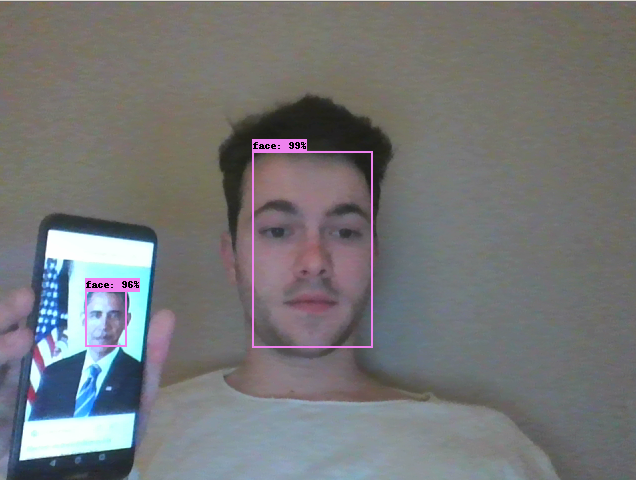
#> input picture Code_python/Code_Python_Phuoc_MobileRobot/img/ex1.png, 636 x 480 px, given in place of the camera
$ python test.py
#> lines starting #> are read from the running program, lines starting #| are printed output that depends on the picture; after the words box and inside, x2 and y2 are one past the last pixel; in counts of white or black regions, pixels touching at a corner belong together
import time
import cv2
import numpy as np
import os
import serial
# hardware work
from imutils.video import FPS
from imutils.video import WebcamVideoStream
ArduinoSerial = serial.Serial('Com7', 9600,timeout=0.2)
# time.sleep(1)

# camera = cv2.VideoCapture(0).start()
camera = WebcamVideoStream(0).start()
fps = FPS().start()

i = 0
quay = 0
def Forward():
    ArduinoSerial.write(('6').encode())

 # Robot Reverse
def Reverse():
    ArduinoSerial.write(('7').encode())


# Robot Turn Right\
def Turnright():
    ArduinoSerial.write(('5').encode())

# Robot Turn Left
def Turnleft():
    ArduinoSerial.write(('8').encode())

 # Robot Stop
def Stop():
    ArduinoSerial.write(('0').encode())

# Image analysis work
def segment_colour(frame):  # returns only the red colors in the frame
    hsv_roi = cv2.cvtColor(frame, cv2.COLOR_BGR2HSV)
    mask_1 = cv2.inRange(hsv_roi, np.array([160, 160, 10]), np.array([190, 255, 255]))
    ycr_roi = cv2.cvtColor(frame, cv2.COLOR_BGR2YCrCb)
    mask_2 = cv2.inRange(ycr_roi, np.array((0., 165., 0.)), np.array((255., 255., 255.)))

    mask = mask_1 | mask_2
    kern_dilate = np.ones((8, 8), np.uint8)
    kern_erode = np.ones((3, 3), np.uint8)
    mask = cv2.erode(mask, kern_erode)  # Eroding
    mask = cv2.dilate(mask, kern_dilate)  # Dilating
    # cv2.imshow('mask',mask)
    return mask


def find_blob(blob):  # returns the red colored circle
    largest_contour = 0
    cont_index = 0
    contours, hierarchy = cv2.findContours(blob, cv2.RETR_CCOMP, cv2.CHAIN_APPROX_SIMPLE)
    for idx, contour in enumerate(contours):
        area = cv2.contourArea(contour)
        if (area > largest_contour):
            largest_contour = area

            cont_index = idx
            # if res>15 and res<18:
            #    cont_index=idx

    r = (0, 0, 2, 2)
    if len(contours) > 0:
        r = cv2.boundingRect(contours[cont_index])

    return r, largest_contour


def target_hist(frame):
    hsv_img = cv2.cvtColor(frame, cv2.COLOR_BGR2HSV)

    hist = cv2.calcHist([hsv_img], [0], None, [50], [0, 255])
    return hist

# capture frames from the camera
while True:
    # grab the raw NumPy array representing the image, then initialize the timestamp and occupied/unoccupied text
    frame = camera.read()
#> frame is the input picture: shape (480, 636, 3); mean B, G, R 119.1, 117.8, 116.8
    # // thời gian chò tin hiẹu gui xuong
    # time.sleep(0.1)
    # // lật ảnh
    frame = cv2.flip(frame,(1))
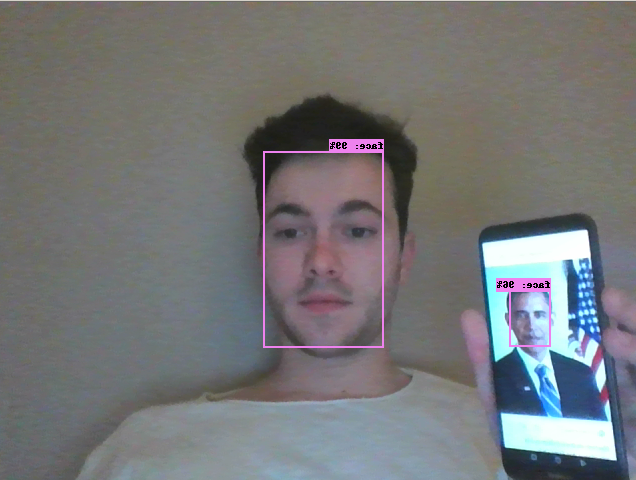
#> frame: shape (480, 636, 3); mean B, G, R 119.1, 117.8, 116.8

    # if not ret:
        # break

    global centre_x
    global centre_y
    centre_x = 0.
    centre_y = 0.
    hsv1 = cv2.cvtColor(frame, cv2.COLOR_BGR2HSV)
#> hsv1: shape (480, 636, 3); mean H, S, V 69.5, 32.8, 125.8
    mask_red = segment_colour(frame)  # masking red the frame
#> in segment_colour, `mask_1 = cv2.inRange(hsv_roi, np.array([160, 160, 10]), np.array([190,..`:
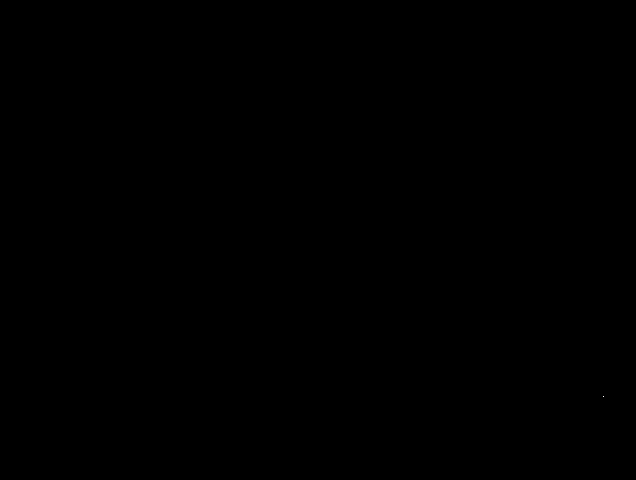
#> mask_1: shape (480, 636); 0% white in thin lines or dots, all inside (x1, y1, x2, y2) = (603, 396, 604, 397)
#> in segment_colour, `ycr_roi = cv2.cvtColor(frame, cv2.COLOR_BGR2YCrCb)`: ycr_roi: shape (480, 636, 3); mean of channels 0, 1, 2 117.6, 127.4, 128.8
#> in segment_colour, `mask_2 = cv2.inRange(ycr_roi, np.array((0., 165., 0.)), np.array((255...`:
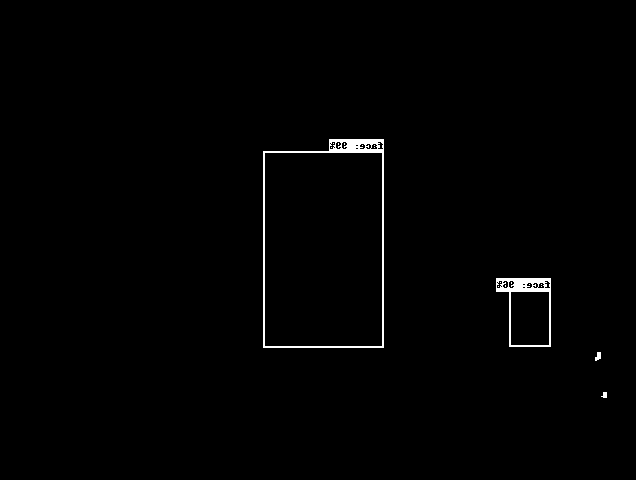
#> mask_2: shape (480, 636); 0.9% white; 18 white regions (14 under 20 px), largest, box (x1, y1, x2, y2) and area: (263, 139, 384, 348) 1758, (496, 278, 551, 347) 908, (595, 352, 601, 361) 38, (601, 392, 607, 398) 26
#> in segment_colour, `mask = cv2.erode(mask, kern_erode)`:
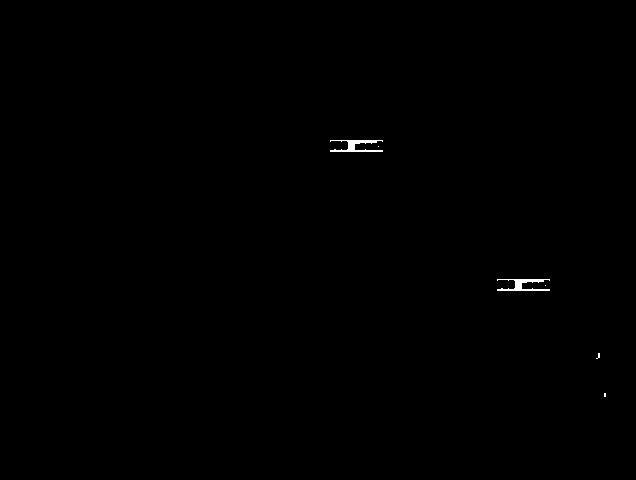
#> mask: shape (480, 636); 0.19% white; 6 white regions (4 under 20 px), largest, box (x1, y1, x2, y2) and area: (330, 140, 383, 152) 282, (497, 279, 550, 291) 282
#> in segment_colour, `mask = cv2.dilate(mask, kern_dilate)`:
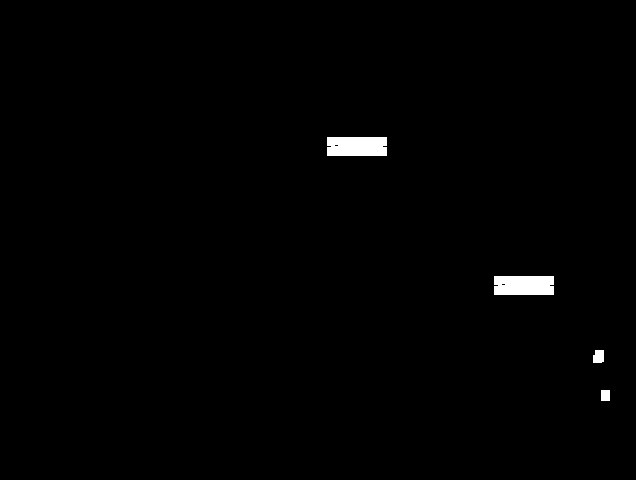
#> mask: shape (480, 636); 0.81% white; 4 white regions
    loct, area = find_blob(mask_red)
#> in find_blob, `contours, hierarchy = cv2.findContours(blob, cv2.RETR_CCOMP, cv2.CHAIN..`: contours = 6 contours, 2 with area under 20; largest, box (x1, y1, x2, y2) and area: (494, 276, 554, 295) 1048, (327, 137, 387, 156) 1048, (593, 350, 604, 363) 109, (601, 390, 610, 401) 80
#> the loop in find_blob, `for idx, contour in enumerate(contours):` made 6 passes
#> (contour, area, largest_contour) on pass 1: ([[601, 390], [601, 400], [609, 400], [609, 390]], 80, 80)
#> (area, largest_contour) on passes 2 to 3: (109, 109), (1048, 1048)
#> after the loop in find_blob, `for idx, contour in enumerate(contours):`: cont_index = 2; largest_contour = 1048
#> in find_blob, `r = cv2.boundingRect(contours[cont_index])`: r = (494, 276, 60, 19)
#> loct = (494, 276, 60, 19); area = 1048
    x, y, w, h = loct
#> x = 494; y = 276; w = 60; h = 19
    if (w * h) < 100:
        found = 0
    else:
        found = 1
        simg2 = cv2.rectangle(frame, (x, y), (x + w, y + h), 255, 2)
        centre_x = x + ((w) / 2)
#> centre_x = 524
        centre_y = y + ((h) / 2)
#> centre_y = 285.5
        cv2.circle(frame, (int(centre_x), int(centre_y)), 3, (0, 110, 255), -1)
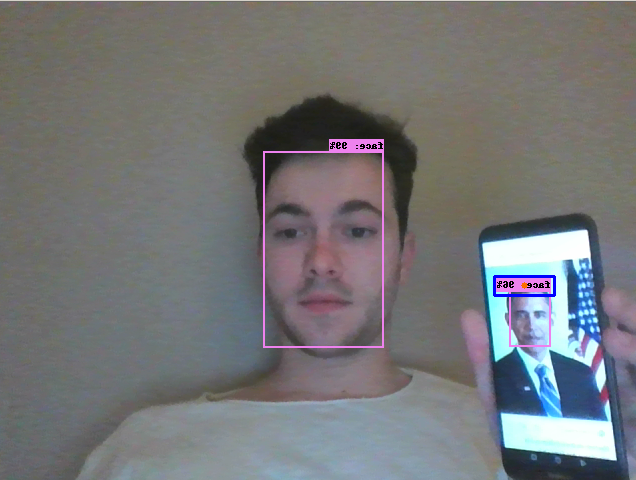
#> frame: shape (480, 636, 3); mean B, G, R 119.1, 117.4, 116.5
        # centre_x -= 80

        # cv2.rectangle(frame,(640//2-50,480//2-50),
        #              (640//2+50,480//2+50),
        #               (255,255,255),3)

        # print(centre_x)
        # centre_y = 6 - -centre_y
        # print(centre_x, centre_y)
    initial = 10
    S = w*h
#> S = 1140
    # print('s = ',S)
    flag = 0
    # print(area)
    if (found == 0):
        # found Red
        i = i+1
        # #  quay  một lúc nêú không thấy, nó sẽ dừng 50s rồi tiếp tục quét
        if (i >= 20):
            print('Stop')
            # Stop()
            if i >= 40:
                print('turn right')
                if i >= 60:
                    print( 'ádasd')
                    # Turnleft()
                    i = 0
        # elif flag == 0:
        #     print('Turnright')
        #     # Turnleft()

        print('i =',i)
        # Detect Red
    elif (found == 1):
        if (centre_x <= (0.3*640) ):
            # print('turn right')
            Turnright()
        elif(centre_x >= (640-(640*0.3))):
            # print('Turn left')
            Turnleft()
        elif (area > initial ):
            initial2 = 58000
            if (area < initial2):
                # print('Forward')
                Forward()
            if (area >= initial2):
                quay = quay + 1
                print(quay)
                # [13 lines of commented-out code are left out]
    cv2.imshow("Original", frame)
    fps.update()

    #      thoi gian cho lay anh
    1000/41
    1000/1

    if (cv2.waitKey(55) & 0xff == ord('q')):
#> (key q is pressed here)
        fps.stop()
        break
print("Fps: {:.2f}".format(fps.fps()))
fps.update()
camera.stop()
cv2.destroyAllWindows()

$ run again, on Code_python/Code_Python_Phuoc_MobileRobot/img/ex2.png
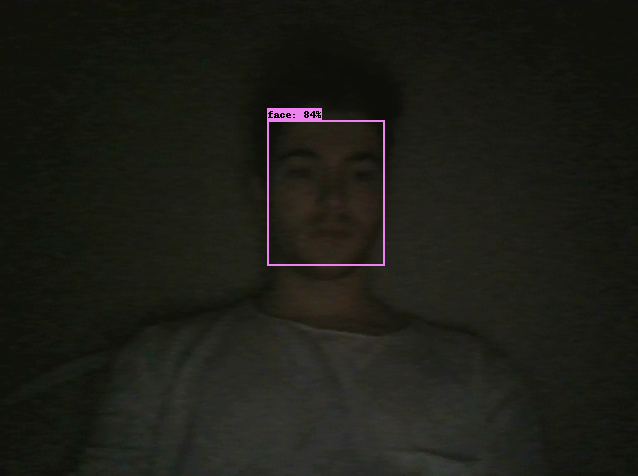
#> input picture Code_python/Code_Python_Phuoc_MobileRobot/img/ex2.png, 638 x 476 px, given in place of the camera
#> frame is the input picture: shape (476, 638, 3); mean B, G, R 22, 28.9, 28.4
#> hsv1: shape (476, 638, 3); mean H, S, V 35, 75.9, 29.9
#> mask_1: shape (476, 638); every value is 0
#> ycr_roi: shape (476, 638, 3); mean of channels 0, 1, 2 27.9, 128.3, 124.8
#> in segment_colour, `mask_2 = cv2.inRange(ycr_roi, np.array((0., 165., 0.)), np.array((255...`:
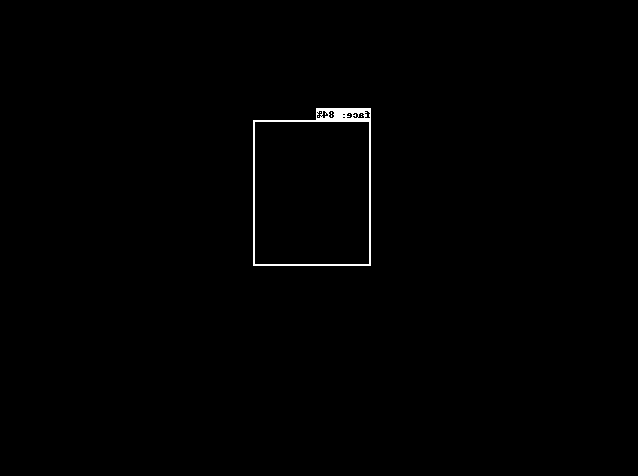
#> mask_2: shape (476, 638); 0.51% white; 8 white regions (7 under 20 px), largest, box (x1, y1, x2, y2) and area: (253, 108, 371, 266) 1543
#> contours = 2 contours, 1 with area under 20; largest, box (x1, y1, x2, y2) and area: (314, 106, 374, 125) 1048
#> the loop in find_blob, `for idx, contour in enumerate(contours):` made 2 passes
#> (area, largest_contour, cont_index) on pass 1: (1048, 1048, 0)
#> after the loop in find_blob, `for idx, contour in enumerate(contours):`: cont_index = 0; largest_contour = 1048
#> r = (314, 106, 60, 19)
#> `loct, area = find_blob(mask_red)`: area = 1048
#> x = 314; y = 106; w = 60; h = 19
#> centre_x = 344
#> centre_y = 115.5
#> `cv2.circle(frame, (int(centre_x), int(centre_y)), 3, (0, 110, 255), -1)`:
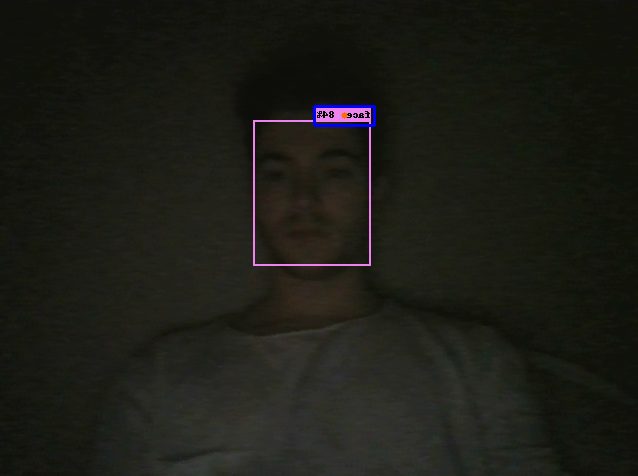
#> frame: shape (476, 638, 3); mean B, G, R 22.4, 28.8, 28.3
#> S = 1140
